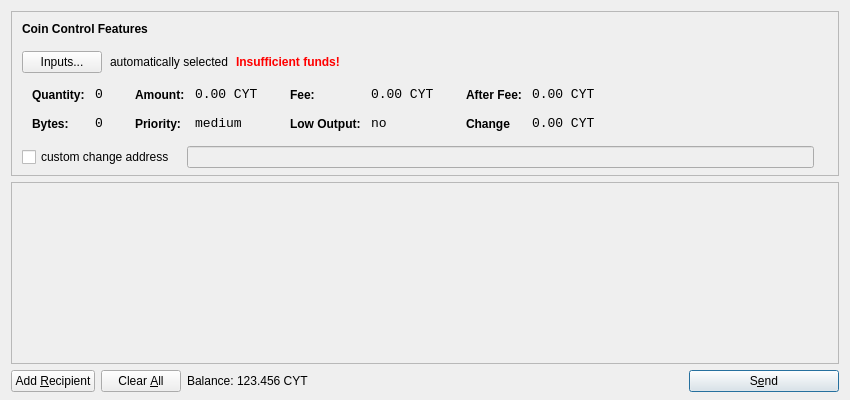
<?xml version="1.0" encoding="UTF-8"?>
<ui version="4.0">
 <class>SendCoinsDialog</class>
 <widget class="QDialog" name="SendCoinsDialog">
  <property name="geometry">
   <rect>
    <x>0</x>
    <y>0</y>
    <width>850</width>
    <height>400</height>
   </rect>
  </property>
  <property name="windowTitle">
   <string>Send Coins</string>
  </property>
  <property name="styleSheet">
   <string notr="true">QListView { background: transparent; }</string>
  </property>
  <layout class="QVBoxLayout" name="verticalLayout" stretch="0,1,0">
   <property name="bottomMargin">
    <number>8</number>
   </property>
   <item>
    <widget class="QFrame" name="frameCoinControl">
     <property name="sizePolicy">
      <sizepolicy hsizetype="Expanding" vsizetype="Expanding">
       <horstretch>0</horstretch>
       <verstretch>0</verstretch>
      </sizepolicy>
     </property>
     <property name="maximumSize">
      <size>
       <width>16777215</width>
       <height>16777215</height>
      </size>
     </property>
     <property name="styleSheet">
      <string notr="true">QListView { background: transparent; }</string>
     </property>
     <property name="frameShape">
      <enum>QFrame::StyledPanel</enum>
     </property>
     <property name="frameShadow">
      <enum>QFrame::Sunken</enum>
     </property>
     <layout class="QVBoxLayout" name="verticalLayoutCoinControl2">
      <property name="spacing">
       <number>6</number>
      </property>
      <property name="leftMargin">
       <number>0</number>
      </property>
      <property name="topMargin">
       <number>0</number>
      </property>
      <property name="rightMargin">
       <number>0</number>
      </property>
      <property name="bottomMargin">
       <number>6</number>
      </property>
      <item>
       <layout class="QVBoxLayout" name="verticalLayoutCoinControl" stretch="0,0,0,0,1">
        <property name="spacing">
         <number>0</number>
        </property>
        <property name="leftMargin">
         <number>10</number>
        </property>
        <property name="topMargin">
         <number>10</number>
        </property>
        <item>
         <layout class="QHBoxLayout" name="horizontalLayoutCoinControl1">
          <property name="bottomMargin">
           <number>15</number>
          </property>
          <item>
           <widget class="QLabel" name="labelCoinControlFeatures">
            <property name="sizePolicy">
             <sizepolicy hsizetype="Preferred" vsizetype="Maximum">
              <horstretch>0</horstretch>
              <verstretch>0</verstretch>
             </sizepolicy>
            </property>
            <property name="font">
             <font>
              <weight>75</weight>
              <bold>true</bold>
             </font>
            </property>
            <property name="styleSheet">
             <string notr="true">font-weight:bold;</string>
            </property>
            <property name="text">
             <string>Coin Control Features</string>
            </property>
           </widget>
          </item>
         </layout>
        </item>
        <item>
         <layout class="QHBoxLayout" name="horizontalLayoutCoinControl2" stretch="0,0,0,0">
          <property name="spacing">
           <number>8</number>
          </property>
          <property name="bottomMargin">
           <number>10</number>
          </property>
          <item>
           <widget class="QPushButton" name="pushButtonCoinControl">
            <property name="styleSheet">
             <string notr="true"/>
            </property>
            <property name="text">
             <string>Inputs...</string>
            </property>
           </widget>
          </item>
          <item>
           <widget class="QLabel" name="labelCoinControlAutomaticallySelected">
            <property name="text">
             <string>automatically selected</string>
            </property>
            <property name="margin">
             <number>5</number>
            </property>
           </widget>
          </item>
          <item>
           <widget class="QLabel" name="labelCoinControlInsuffFunds">
            <property name="font">
             <font>
              <weight>75</weight>
              <bold>true</bold>
             </font>
            </property>
            <property name="styleSheet">
             <string notr="true">color:red;font-weight:bold;</string>
            </property>
            <property name="text">
             <string>Insufficient funds!</string>
            </property>
            <property name="margin">
             <number>5</number>
            </property>
           </widget>
          </item>
          <item>
           <spacer name="horizontalSpacerCoinControl">
            <property name="orientation">
             <enum>Qt::Horizontal</enum>
            </property>
            <property name="sizeHint" stdset="0">
             <size>
              <width>40</width>
              <height>1</height>
             </size>
            </property>
           </spacer>
          </item>
         </layout>
        </item>
        <item>
         <widget class="QWidget" name="widgetCoinControl" native="true">
          <property name="sizePolicy">
           <sizepolicy hsizetype="Preferred" vsizetype="Preferred">
            <horstretch>0</horstretch>
            <verstretch>0</verstretch>
           </sizepolicy>
          </property>
          <property name="minimumSize">
           <size>
            <width>0</width>
            <height>0</height>
           </size>
          </property>
          <property name="styleSheet">
           <string notr="true"/>
          </property>
          <layout class="QHBoxLayout" name="horizontalLayoutCoinControl5">
           <property name="margin">
            <number>0</number>
           </property>
           <item>
            <layout class="QHBoxLayout" name="horizontalLayoutCoinControl3" stretch="0,0,0,1">
             <property name="spacing">
              <number>20</number>
             </property>
             <property name="topMargin">
              <number>0</number>
             </property>
             <property name="bottomMargin">
              <number>10</number>
             </property>
             <item>
              <layout class="QFormLayout" name="formLayoutCoinControl1">
               <property name="horizontalSpacing">
                <number>10</number>
               </property>
               <property name="verticalSpacing">
                <number>14</number>
               </property>
               <property name="leftMargin">
                <number>10</number>
               </property>
               <property name="topMargin">
                <number>4</number>
               </property>
               <property name="rightMargin">
                <number>6</number>
               </property>
               <item row="0" column="0">
                <widget class="QLabel" name="labelCoinControlQuantityText">
                 <property name="styleSheet">
                  <string notr="true">font-weight:bold;</string>
                 </property>
                 <property name="text">
                  <string>Quantity:</string>
                 </property>
                 <property name="margin">
                  <number>0</number>
                 </property>
                </widget>
               </item>
               <item row="0" column="1">
                <widget class="QLabel" name="labelCoinControlQuantity">
                 <property name="font">
                  <font>
                   <family>Monospace</family>
                   <pointsize>10</pointsize>
                  </font>
                 </property>
                 <property name="cursor">
                  <cursorShape>IBeamCursor</cursorShape>
                 </property>
                 <property name="contextMenuPolicy">
                  <enum>Qt::ActionsContextMenu</enum>
                 </property>
                 <property name="text">
                  <string>0</string>
                 </property>
                 <property name="margin">
                  <number>0</number>
                 </property>
                 <property name="textInteractionFlags">
                  <set>Qt::LinksAccessibleByMouse|Qt::TextSelectableByKeyboard|Qt::TextSelectableByMouse</set>
                 </property>
                </widget>
               </item>
               <item row="1" column="0">
                <widget class="QLabel" name="labelCoinControlBytesText">
                 <property name="styleSheet">
                  <string notr="true">font-weight:bold;</string>
                 </property>
                 <property name="text">
                  <string>Bytes:</string>
                 </property>
                </widget>
               </item>
               <item row="1" column="1">
                <widget class="QLabel" name="labelCoinControlBytes">
                 <property name="font">
                  <font>
                   <family>Monospace</family>
                   <pointsize>10</pointsize>
                  </font>
                 </property>
                 <property name="cursor">
                  <cursorShape>IBeamCursor</cursorShape>
                 </property>
                 <property name="contextMenuPolicy">
                  <enum>Qt::ActionsContextMenu</enum>
                 </property>
                 <property name="text">
                  <string>0</string>
                 </property>
                 <property name="textInteractionFlags">
                  <set>Qt::LinksAccessibleByMouse|Qt::TextSelectableByKeyboard|Qt::TextSelectableByMouse</set>
                 </property>
                </widget>
               </item>
              </layout>
             </item>
             <item>
              <layout class="QFormLayout" name="formLayoutCoinControl2">
               <property name="horizontalSpacing">
                <number>10</number>
               </property>
               <property name="verticalSpacing">
                <number>14</number>
               </property>
               <property name="leftMargin">
                <number>6</number>
               </property>
               <property name="topMargin">
                <number>4</number>
               </property>
               <property name="rightMargin">
                <number>6</number>
               </property>
               <item row="0" column="0">
                <widget class="QLabel" name="labelCoinControlAmountText">
                 <property name="styleSheet">
                  <string notr="true">font-weight:bold;</string>
                 </property>
                 <property name="text">
                  <string>Amount:</string>
                 </property>
                 <property name="margin">
                  <number>0</number>
                 </property>
                </widget>
               </item>
               <item row="0" column="1">
                <widget class="QLabel" name="labelCoinControlAmount">
                 <property name="font">
                  <font>
                   <family>Monospace</family>
                   <pointsize>10</pointsize>
                  </font>
                 </property>
                 <property name="cursor">
                  <cursorShape>IBeamCursor</cursorShape>
                 </property>
                 <property name="contextMenuPolicy">
                  <enum>Qt::ActionsContextMenu</enum>
                 </property>
                 <property name="text">
                  <string>0.00 CYT</string>
                 </property>
                 <property name="textInteractionFlags">
                  <set>Qt::LinksAccessibleByMouse|Qt::TextSelectableByKeyboard|Qt::TextSelectableByMouse</set>
                 </property>
                </widget>
               </item>
               <item row="1" column="0">
                <widget class="QLabel" name="labelCoinControlPriorityText">
                 <property name="styleSheet">
                  <string notr="true">font-weight:bold;</string>
                 </property>
                 <property name="text">
                  <string>Priority:</string>
                 </property>
                </widget>
               </item>
               <item row="1" column="1">
                <widget class="QLabel" name="labelCoinControlPriority">
                 <property name="font">
                  <font>
                   <family>Monospace</family>
                   <pointsize>10</pointsize>
                  </font>
                 </property>
                 <property name="cursor">
                  <cursorShape>IBeamCursor</cursorShape>
                 </property>
                 <property name="contextMenuPolicy">
                  <enum>Qt::ActionsContextMenu</enum>
                 </property>
                 <property name="text">
                  <string>medium</string>
                 </property>
                 <property name="textInteractionFlags">
                  <set>Qt::LinksAccessibleByMouse|Qt::TextSelectableByKeyboard|Qt::TextSelectableByMouse</set>
                 </property>
                </widget>
               </item>
              </layout>
             </item>
             <item>
              <layout class="QFormLayout" name="formLayoutCoinControl3">
               <property name="horizontalSpacing">
                <number>10</number>
               </property>
               <property name="verticalSpacing">
                <number>14</number>
               </property>
               <property name="leftMargin">
                <number>6</number>
               </property>
               <property name="topMargin">
                <number>4</number>
               </property>
               <property name="rightMargin">
                <number>6</number>
               </property>
               <item row="0" column="0">
                <widget class="QLabel" name="labelCoinControlFeeText">
                 <property name="styleSheet">
                  <string notr="true">font-weight:bold;</string>
                 </property>
                 <property name="text">
                  <string>Fee:</string>
                 </property>
                 <property name="margin">
                  <number>0</number>
                 </property>
                </widget>
               </item>
               <item row="0" column="1">
                <widget class="QLabel" name="labelCoinControlFee">
                 <property name="font">
                  <font>
                   <family>Monospace</family>
                   <pointsize>10</pointsize>
                  </font>
                 </property>
                 <property name="cursor">
                  <cursorShape>IBeamCursor</cursorShape>
                 </property>
                 <property name="contextMenuPolicy">
                  <enum>Qt::ActionsContextMenu</enum>
                 </property>
                 <property name="text">
                  <string>0.00 CYT</string>
                 </property>
                 <property name="textInteractionFlags">
                  <set>Qt::LinksAccessibleByMouse|Qt::TextSelectableByKeyboard|Qt::TextSelectableByMouse</set>
                 </property>
                </widget>
               </item>
               <item row="1" column="0">
                <widget class="QLabel" name="labelCoinControlLowOutputText">
                 <property name="styleSheet">
                  <string notr="true">font-weight:bold;</string>
                 </property>
                 <property name="text">
                  <string>Low Output:</string>
                 </property>
                </widget>
               </item>
               <item row="1" column="1">
                <widget class="QLabel" name="labelCoinControlLowOutput">
                 <property name="font">
                  <font>
                   <family>Monospace</family>
                   <pointsize>10</pointsize>
                  </font>
                 </property>
                 <property name="cursor">
                  <cursorShape>IBeamCursor</cursorShape>
                 </property>
                 <property name="contextMenuPolicy">
                  <enum>Qt::ActionsContextMenu</enum>
                 </property>
                 <property name="text">
                  <string>no</string>
                 </property>
                 <property name="textInteractionFlags">
                  <set>Qt::LinksAccessibleByMouse|Qt::TextSelectableByKeyboard|Qt::TextSelectableByMouse</set>
                 </property>
                </widget>
               </item>
              </layout>
             </item>
             <item>
              <layout class="QFormLayout" name="formLayoutCoinControl4">
               <property name="horizontalSpacing">
                <number>10</number>
               </property>
               <property name="verticalSpacing">
                <number>14</number>
               </property>
               <property name="leftMargin">
                <number>6</number>
               </property>
               <property name="topMargin">
                <number>4</number>
               </property>
               <property name="rightMargin">
                <number>6</number>
               </property>
               <item row="0" column="0">
                <widget class="QLabel" name="labelCoinControlAfterFeeText">
                 <property name="styleSheet">
                  <string notr="true">font-weight:bold;</string>
                 </property>
                 <property name="text">
                  <string>After Fee:</string>
                 </property>
                 <property name="margin">
                  <number>0</number>
                 </property>
                </widget>
               </item>
               <item row="0" column="1">
                <widget class="QLabel" name="labelCoinControlAfterFee">
                 <property name="font">
                  <font>
                   <family>Monospace</family>
                   <pointsize>10</pointsize>
                  </font>
                 </property>
                 <property name="cursor">
                  <cursorShape>IBeamCursor</cursorShape>
                 </property>
                 <property name="contextMenuPolicy">
                  <enum>Qt::ActionsContextMenu</enum>
                 </property>
                 <property name="text">
                  <string>0.00 CYT</string>
                 </property>
                 <property name="textInteractionFlags">
                  <set>Qt::LinksAccessibleByMouse|Qt::TextSelectableByKeyboard|Qt::TextSelectableByMouse</set>
                 </property>
                </widget>
               </item>
               <item row="1" column="0">
                <widget class="QLabel" name="labelCoinControlChangeText">
                 <property name="styleSheet">
                  <string notr="true">font-weight:bold;</string>
                 </property>
                 <property name="text">
                  <string>Change</string>
                 </property>
                </widget>
               </item>
               <item row="1" column="1">
                <widget class="QLabel" name="labelCoinControlChange">
                 <property name="font">
                  <font>
                   <family>Monospace</family>
                   <pointsize>10</pointsize>
                  </font>
                 </property>
                 <property name="cursor">
                  <cursorShape>IBeamCursor</cursorShape>
                 </property>
                 <property name="contextMenuPolicy">
                  <enum>Qt::ActionsContextMenu</enum>
                 </property>
                 <property name="text">
                  <string>0.00 CYT</string>
                 </property>
                 <property name="textInteractionFlags">
                  <set>Qt::LinksAccessibleByMouse|Qt::TextSelectableByKeyboard|Qt::TextSelectableByMouse</set>
                 </property>
                </widget>
               </item>
              </layout>
             </item>
            </layout>
           </item>
          </layout>
         </widget>
        </item>
        <item>
         <layout class="QHBoxLayout" name="horizontalLayoutCoinControl4" stretch="0,0,0">
          <property name="spacing">
           <number>12</number>
          </property>
          <property name="sizeConstraint">
           <enum>QLayout::SetDefaultConstraint</enum>
          </property>
          <property name="topMargin">
           <number>5</number>
          </property>
          <property name="rightMargin">
           <number>5</number>
          </property>
          <item>
           <widget class="QCheckBox" name="checkBoxCoinControlChange">
            <property name="text">
             <string>custom change address</string>
            </property>
           </widget>
          </item>
          <item>
           <widget class="QLineEdit" name="lineEditCoinControlChange">
            <property name="enabled">
             <bool>false</bool>
            </property>
            <property name="sizePolicy">
             <sizepolicy hsizetype="Expanding" vsizetype="Fixed">
              <horstretch>0</horstretch>
              <verstretch>0</verstretch>
             </sizepolicy>
            </property>
           </widget>
          </item>
          <item>
           <widget class="QLabel" name="labelCoinControlChangeLabel">
            <property name="sizePolicy">
             <sizepolicy hsizetype="Preferred" vsizetype="Expanding">
              <horstretch>0</horstretch>
              <verstretch>0</verstretch>
             </sizepolicy>
            </property>
            <property name="minimumSize">
             <size>
              <width>0</width>
              <height>0</height>
             </size>
            </property>
            <property name="text">
             <string/>
            </property>
            <property name="margin">
             <number>3</number>
            </property>
           </widget>
          </item>
         </layout>
        </item>
        <item>
         <spacer name="verticalSpacerCoinControl">
          <property name="orientation">
           <enum>Qt::Vertical</enum>
          </property>
          <property name="sizeHint" stdset="0">
           <size>
            <width>800</width>
            <height>1</height>
           </size>
          </property>
         </spacer>
        </item>
       </layout>
      </item>
     </layout>
    </widget>
   </item>
   <item>
    <widget class="QScrollArea" name="scrollArea">
     <property name="widgetResizable">
      <bool>true</bool>
     </property>
     <widget class="QWidget" name="scrollAreaWidgetContents">
      <property name="geometry">
       <rect>
        <x>0</x>
        <y>0</y>
        <width>828</width>
        <height>162</height>
       </rect>
      </property>
      <layout class="QVBoxLayout" name="verticalLayout_2">
       <property name="margin">
        <number>0</number>
       </property>
       <item>
        <layout class="QVBoxLayout" name="entries">
         <property name="spacing">
          <number>6</number>
         </property>
        </layout>
       </item>
       <item>
        <spacer name="verticalSpacer">
         <property name="orientation">
          <enum>Qt::Vertical</enum>
         </property>
         <property name="sizeHint" stdset="0">
          <size>
           <width>20</width>
           <height>40</height>
          </size>
         </property>
        </spacer>
       </item>
      </layout>
     </widget>
    </widget>
   </item>
   <item>
    <layout class="QHBoxLayout" name="horizontalLayout">
     <item>
      <widget class="QPushButton" name="addButton">
       <property name="toolTip">
        <string>Send to multiple recipients at once</string>
       </property>
       <property name="text">
        <string>Add &amp;Recipient</string>
       </property>
       <property name="icon">
        <iconset resource="../bitcoin.qrc">
         <normaloff>:/icons/add</normaloff>:/icons/add</iconset>
       </property>
       <property name="autoDefault">
        <bool>false</bool>
       </property>
      </widget>
     </item>
     <item>
      <widget class="QPushButton" name="clearButton">
       <property name="sizePolicy">
        <sizepolicy hsizetype="Minimum" vsizetype="Fixed">
         <horstretch>0</horstretch>
         <verstretch>0</verstretch>
        </sizepolicy>
       </property>
       <property name="toolTip">
        <string>Remove all transaction fields</string>
       </property>
       <property name="text">
        <string>Clear &amp;All</string>
       </property>
       <property name="icon">
        <iconset resource="../bitcoin.qrc">
         <normaloff>:/icons/remove</normaloff>:/icons/remove</iconset>
       </property>
       <property name="autoRepeatDelay">
        <number>300</number>
       </property>
       <property name="autoDefault">
        <bool>false</bool>
       </property>
      </widget>
     </item>
     <item>
      <layout class="QHBoxLayout" name="horizontalLayout_2">
       <property name="spacing">
        <number>3</number>
       </property>
       <item>
        <widget class="QLabel" name="label">
         <property name="sizePolicy">
          <sizepolicy hsizetype="Preferred" vsizetype="Fixed">
           <horstretch>0</horstretch>
           <verstretch>0</verstretch>
          </sizepolicy>
         </property>
         <property name="text">
          <string>Balance:</string>
         </property>
        </widget>
       </item>
       <item>
        <widget class="QLabel" name="labelBalance">
         <property name="sizePolicy">
          <sizepolicy hsizetype="Preferred" vsizetype="Fixed">
           <horstretch>0</horstretch>
           <verstretch>0</verstretch>
          </sizepolicy>
         </property>
         <property name="cursor">
          <cursorShape>IBeamCursor</cursorShape>
         </property>
         <property name="text">
          <string>123.456 CYT</string>
         </property>
         <property name="textInteractionFlags">
          <set>Qt::LinksAccessibleByMouse|Qt::TextSelectableByKeyboard|Qt::TextSelectableByMouse</set>
         </property>
        </widget>
       </item>
      </layout>
     </item>
     <item>
      <spacer name="horizontalSpacer">
       <property name="orientation">
        <enum>Qt::Horizontal</enum>
       </property>
       <property name="sizeHint" stdset="0">
        <size>
         <width>40</width>
         <height>20</height>
        </size>
       </property>
      </spacer>
     </item>
     <item>
      <widget class="QPushButton" name="sendButton">
       <property name="minimumSize">
        <size>
         <width>150</width>
         <height>0</height>
        </size>
       </property>
       <property name="toolTip">
        <string>Confirm the send action</string>
       </property>
       <property name="text">
        <string>S&amp;end</string>
       </property>
       <property name="icon">
        <iconset resource="../bitcoin.qrc">
         <normaloff>:/icons/send</normaloff>:/icons/send</iconset>
       </property>
       <property name="default">
        <bool>true</bool>
       </property>
      </widget>
     </item>
    </layout>
   </item>
  </layout>
 </widget>
 <resources>
  <include location="../bitcoin.qrc"/>
 </resources>
 <connections/>
</ui>
